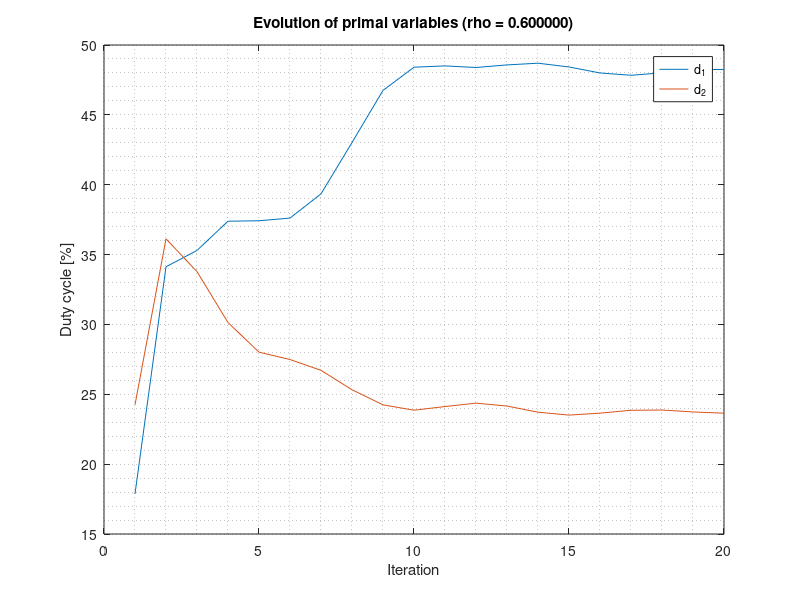

This figure's MATLAB source:
close all, clear all; clc; format shortg;

% SYSTEM / COST FUNCTION 
k11 = 2; k12 = 1; k21 = 1; k22 = 2;
L1 = 150; o1 = 30; L2 = 80; o2 = 0;
K = [k11, k12 ; k21 , k22];
L = [L1;L2]; o = [o1;o2];

c1 = 1; c2 = 1; q1 = 1; q2 = 1;
c = [c1 c2]; Q = [q1 0; 0 q2];
%% %%%%%%%%%%%%%%%%%%%%%%%%%%%%%%%%%%%%%%%%%%%%%%%%%%%%%%
% ----------------------------------------------------- %
%                 SOLVE WITH CONSENSUS
% ----------------------------------------------------- %
%%%%%%%%%%%%%%%%%%%%%%%%%%%%%%%%%%%%%%%%%%%%%%%%%%%%%%%%%
rho = 0.6;     
% ----------------------------------------------------- %
%node 1 initialization
d1 = [0;0];             % d[N_ELEMENTS]
d1_av = [0;0];          % d_av[N_ELEMENTS]
d2_copy = [0;0];        % d_copies[N_ELEMENTS][N_ELEMENTS]
y1 = [0;0];             
k1 = [k11;k12];         % unused
% ----------------------------------------------------- %
%node 2 initialization
d2 = [0;0];
d2_av = [0;0];
d1_copy = [0;0];
y2 = [0;0];
k2 = [k21;k22]; 
% ----------------------------------------------------- %

%iterations
iterations = 20;
for i=1:iterations,
  % node 1
   d11_best = -1; % d_best
   d12_best = -1; % d_best
   min_best_1(i) = 100000; %big number // min_best
   sol_unconstrained = 1;
   sol_boundary_linear = 1;
   sol_boundary_0 = 1;
   sol_boundary_100 = 1;
   sol_linear_0 = 1;
   sol_linear_100 = 1;
   z11 = -c1 - y1(1) + rho*d1_av(1);
   z12 = -y1(2) + rho*d1_av(2);
   u1 = o1-L1;
   u2 = 0;
   u3 = 100;
   p11 = 1/(rho+q1);
   p12 = 1/rho;
   n = k11*k11*p11 + k12*k12*p12;
   w1 = -k11*p11*z11-k12*z12*p12;
   w2 = -z11*p11;
   w3 = z11*p11;
   
   %% %%%%%%%%%%%%%%%%%%%%%%%%%%%%%%%%%%%%%%%%%%%%%%%%%%%%%%
   %            compute unconstrained minimum
   %%%%%%%%%%%%%%%%%%%%%%%%%%%%%%%%%%%%%%%%%%%%%%%%%%%%%%%%%
   d11u = p11*z11;
   d12u = p12*z12;
   buffer1_u(1,i) = d11u;
   buffer1_u(2,i) = d12u;
   %check feasibility of unconstrained minimum using local constraints
   if (d11u < 0), sol_unconstrained = 0; end;
   if (d11u > 100), sol_unconstrained = 0; end;
   if (k11*d11u + k12*d12u < L1-o1), sol_unconstrained = 0; end;
   % compute function value and if best store new optimum
   buffer1_u(3,i) = 0.5*q1*d11u^2 + c1*d11u + y1(1)*(d11u-d1_av(1)) + ...
           y1(2)*(d12u-d1_av(2)) + rho/2*(d11u-d1_av(1))^2 + rho/2*(d12u-d1_av(2))^2;
   if sol_unconstrained, 
       min_unconstrained = 0.5*q1*d11u^2 + c1*d11u + y1(1)*(d11u-d1_av(1)) + ...
           y1(2)*(d12u-d1_av(2)) + rho/2*(d11u-d1_av(1))^2 + rho/2*(d12u-d1_av(2))^2;
       if min_unconstrained < min_best_1(i),
           d11_best = d11u;
           d12_best = d12u;
           min_best_1(i) = min_unconstrained;
       end;
   end;
  
   %% %%%%%%%%%%%%%%%%%%%%%%%%%%%%%%%%%%%%%%%%%%%%%%%%%%%%%%
   %    compute minimum constrained to linear boundary   
   %%%%%%%%%%%%%%%%%%%%%%%%%%%%%%%%%%%%%%%%%%%%%%%%%%%%%%%%%
   d11bl = p11*z11+p11*k11/n*(w1-u1);
   d12bl = p12*z12+p12*k12/n*(w1-u1);  
   buffer1_l(1,i) = d11bl;
   buffer1_l(2,i) = d12bl;
   %check feasibility of minimum constrained to linear boundary
   if (d11bl < 0), sol_boundary_linear = 0; end;
   if (d11bl > 100), sol_boundary_linear = 0; end;
   % compute function value and if best store new optimum
   buffer1_l(3,i) = 0.5*q1*d11bl^2 + c1*d11bl + y1(1)*(d11bl-d1_av(1)) + ...
           y1(2)*(d12bl-d1_av(2)) + rho/2*(d11bl-d1_av(1))^2 + rho/2*(d12bl-d1_av(2))^2;
   if sol_boundary_linear, 
        min_boundary_linear = 0.5*q1*d11bl^2 + c1*d11bl + y1(1)*(d11bl-d1_av(1)) + ...
           y1(2)*(d12bl-d1_av(2)) + rho/2*(d11bl-d1_av(1))^2 + rho/2*(d12bl-d1_av(2))^2;
       if min_boundary_linear < min_best_1(i),
           d11_best = d11bl;
           d12_best = d12bl;
           min_best_1(i) = min_boundary_linear;
       end;
   end;
   
   %% %%%%%%%%%%%%%%%%%%%%%%%%%%%%%%%%%%%%%%%%%%%%%%%%%%%%%%
   %compute minimum constrained to 0 boundary
   %%%%%%%%%%%%%%%%%%%%%%%%%%%%%%%%%%%%%%%%%%%%%%%%%%%%%%%%%
   d11b0 = 0;
   d12b0 = p12*z12;
   buffer1_b0(1,i) = d11b0;
   buffer1_b0(2,i) = d12b0;
   %check feasibility of minimum constrained to 0 boundary
   if (d11b0 > 100), sol_boundary_0 = 0; end;
   if (k11*d11b0 + k12*d12b0 < L1-o1), sol_boundary_0 = 0; end;
   % compute function value and if best store new optimum
   buffer1_b0(3,i) = 0.5*q1*d11b0^2 + c1*d11b0 + y1(1)*(d11b0-d1_av(1)) + ...
           y1(2)*(d12b0-d1_av(2)) + rho/2*(d11b0-d1_av(1))^2 + rho/2*(d12b0-d1_av(2))^2;
   if sol_boundary_0, 
        min_boundary_0 = 0.5*q1*d11b0^2 + c1*d11b0 + y1(1)*(d11b0-d1_av(1)) + ...
           y1(2)*(d12b0-d1_av(2)) + rho/2*(d11b0-d1_av(1))^2 + rho/2*(d12b0-d1_av(2))^2;
       if min_boundary_0 < min_best_1(i),
           d11_best = d11b0;
           d12_best = d12b0;
           min_best_1(i) = min_boundary_0;
       end;
   end;
   
   %% %%%%%%%%%%%%%%%%%%%%%%%%%%%%%%%%%%%%%%%%%%%%%%%%%%%%%%
   %    compute minimum constrained to 100 boundary
   %%%%%%%%%%%%%%%%%%%%%%%%%%%%%%%%%%%%%%%%%%%%%%%%%%%%%%%%%
   d11b100 = 100;
   d12b100 = p12*z12;
   buffer1_b100(1,i) = d11b100;
   buffer1_b100(2,i) = d12b100;
   %check feasibility of minimum constrained to 100 boundary
   if (d11b0 < 0), sol_boundary_100 = 0; end;
   if (k11*d11b100 + k12*d12b100 < L1-o1), sol_boundary_100 = 0; end;
   % compute function value and if best store new optimum
       buffer1_b100(3,i) = 0.5*q1*d11b100^2 + c1*d11b100 + y1(1)*(d11b100-d1_av(1)) + ...
           y1(2)*(d12b100-d1_av(2)) + rho/2*(d11b100-d1_av(1))^2 + rho/2*(d12b100-d1_av(2))^2;
   if sol_boundary_100, 
        min_boundary_100 = 0.5*q1*d11b100^2 + c1*d11b100 + y1(1)*(d11b100-d1_av(1)) + ...
           y1(2)*(d12b100-d1_av(2)) + rho/2*(d11b100-d1_av(1))^2 + rho/2*(d12b100-d1_av(2))^2;
       if min_boundary_100 < min_best_1(i),
           d11_best = d11b100;
           d12_best = d12b100;
           min_best_1(i) = min_boundary_100;
       end;
   end;
   
   %% %%%%%%%%%%%%%%%%%%%%%%%%%%%%%%%%%%%%%%%%%%%%%%%%%%%%%%
   % compute minimum constrained to linear and zero boundary
   %%%%%%%%%%%%%%%%%%%%%%%%%%%%%%%%%%%%%%%%%%%%%%%%%%%%%%%%%
   common = (rho+q1)/((rho+q1)*n-k11*k11);
   det1 = common;
   det2 = -k11*common;
   det3 = det2;
   det4 = n*(rho+q1)*common;
   x1 = det1*w1 + det2*w2;
   x2 = det3*w1 + det4*w2;
   v1 = det1*u1 + det2*u2; %u2 = 0 so this can be simplified
   v2 = det3*u1 + det4*u2; %u2 = 0 so this can be simplified
   d11l0 = z11/(rho+q1) + p11*k11*(x1-v1) + p11*(x2-v2);
   d12l0 = z12/rho      + p12*k12*(x1-v1);
   buffer1_l0(1,i) = d11l0;
   buffer1_l0(2,i) = d12l0;
      %check feasibility
   if (d11l0 > 100), sol_linear_0 = 0; end;
   % compute function value and if best store new optimum
   buffer1_l0(3,i) = 0.5*q1*d11l0^2 + c1*d11l0 + y1(1)*(d11l0-d1_av(1)) + ...
           y1(2)*(d12l0-d1_av(2)) + rho/2*(d11l0-d1_av(1))^2 + rho/2*(d12l0-d1_av(2))^2;
   if sol_linear_0, 
        min_linear_0 = 0.5*q1*d11l0^2 + c1*d11l0 + y1(1)*(d11l0-d1_av(1)) + ...
           y1(2)*(d12l0-d1_av(2)) + rho/2*(d11l0-d1_av(1))^2 + rho/2*(d12l0-d1_av(2))^2;
       if min_linear_0 < min_best_1(i),
           d11_best = d11l0;
           d12_best = d12l0;
           min_best_1(i) = min_linear_0;
       end;
   end;
   
   %% %%%%%%%%%%%%%%%%%%%%%%%%%%%%%%%%%%%%%%%%%%%%%%%%%%%%%%
   % compute minimum constrained to linear and 100 boundary
   %%%%%%%%%%%%%%%%%%%%%%%%%%%%%%%%%%%%%%%%%%%%%%%%%%%%%%%%%
   common = (rho+q1)/((rho+q1)*n-k11*k11);
   det1 = common;
   det2 = k11*common;
   det3 = det2;
   det4 = n*(rho+q1)*common;
   x1 = det1*w1 + det2*w3;
   x2 = det3*w1 + det4*w3;
   v1 = det1*u1 + det2*u3; 
   v2 = det3*u1 + det4*u3; 
   d11l100 = p11*z11+p11*k11*(x1-v1)-p11*(x2-v2);
   d12l100 = p12*z12+p12*k12*(x1-v1);
   buffer1_l100(1,i) = d11l100;
   buffer1_l100(2,i) = d12l100;
   %check feasibility
   if (d11l100 < 0), sol_linear_100 = 0; end;
   % compute function value and if best store new optimum
   buffer1_l100(3,i) = 0.5*q1*d11l100^2 + c1*d11l100 + y1(1)*(d11l100-d1_av(1)) + ...
           y1(2)*(d12l100-d1_av(2)) + rho/2*(d11l100-d1_av(1))^2 + rho/2*(d12l100-d1_av(2))^2;         
   if sol_linear_100, 
        min_linear_100 = 0.5*q1*d11l100^2 + c1*d11l100 + y1(1)*(d11l100-d1_av(1)) + ...
           y1(2)*(d12l100-d1_av(2)) + rho/2*(d11l100-d1_av(1))^2 + rho/2*(d12l100-d1_av(2))^2;
       if min_linear_100 < min_best_1(i),
           d11_best = d11u;
           d12_best = d12u;
           min_best_1_(i) = min_linear_100;
       end;
    end;
    
   %% %%%%%%%%%%%%%%%%%%%%%%%%%%%%%%%%%%%%%%%%%%%%%%%%%%%%%%%%%
   %store data and save for next cycle
   %%%%%%%%%%%%%%%%%%%%%%%%%%%%%%%%%%%%%%%%%%%%%%%%%%%%%%%%%
   best_d11(i) = d11_best;
   best_d12(i) = d12_best;
   d1 = [d11_best;d12_best];
   buffer_d1(:,i) = d1;
   %compute average with available knowledge
   d1_av = (d1+d2_copy)/2;
   buffer_d1_av(:,i) = d1_av;
   %update local lagrangian
   y1 = y1 + rho*(d1-d1_av);
   buffer_y1(:,i) = y1;


% ----------------------------------------------------------------------- %

  % node 2 
  d21_best = -1;
   d22_best = -1;
   min_best_2(i) = 100000; %big number
   sol_unconstrained = 1;
   sol_boundary_linear = 1;
   sol_boundary_0 = 1;
   sol_boundary_100 = 1;
   sol_linear_0 = 1;
   sol_linear_100 = 1;
   z22 = -c2 - y2(2) + rho*d2_av(2);
   z21 = -y2(1) + rho*d2_av(1);
   u1 = o2-L2;
   u2 = 0;
   u3 = 100;
   p22 = 1/(rho+q2);
   p21 = 1/rho;
   n = k22*k22*p22 + k21*k21*p21;
   w1 = -k22*p22*z22-k21*z21*p21;
   w2 = -z22*p22;
   w3 = z22*p22;
   %compute unconstrained minimum
   d21u = p21*z21;
   d22u = p22*z22;
   buffer2_u(1,i) = d21u;
   buffer2_u(2,i) = d22u;
   %check feasibility of unconstrained minimum using local constraints
   if (d22u < 0), sol_unconstrained = 0; end;
   if (d22u > 100), sol_unconstrained = 0; end;
   if (k21*d21u + k22*d22u < L2-o2), sol_unconstrained = 0; end;
   % compute function value and if best store new optimum
   buffer2_u(3,i) = 0.5*q2*d22u^2 + c2*d22u + y2(1)*(d21u-d2_av(1)) + ...
           y2(2)*(d22u-d2_av(2)) + rho/2*(d21u-d2_av(1))^2 + rho/2*(d22u-d2_av(2))^2;
   if sol_unconstrained, 
        min_unconstrained = 0.5*q2*d22u^2 + c2*d22u + y2(1)*(d21u-d2_av(1)) + ...
           y2(2)*(d22u-d2_av(2)) + rho/2*(d21u-d2_av(1))^2 + rho/2*(d22u-d2_av(2))^2;
       if min_unconstrained < min_best_2(i),
           d21_best = d21u;
           d22_best = d22u;
           min_best_2(i) = min_unconstrained;
       end;
   end;
   %compute minimum constrained to linear boundary   
   d21bl = p21*z21+p21*k21/n*(w1-u1);
   d22bl = p22*z22+p22*k22/n*(w1-u1);
   buffer2_l(1,i) = d21bl;
   buffer2_l(2,i) = d22bl;   
   %check feasibility of minimum constrained to linear boundary
   if (d22bl < 0), sol_boundary_linear = 0; end;
   if (d22bl > 100), sol_boundary_linear = 0; end;
   % compute function value and if best store new optimum
   buffer2_l(3,i) = 0.5*q2*d22bl^2 + c2*d22bl + y2(1)*(d21bl-d2_av(1)) + ...
           y2(2)*(d22bl-d2_av(2)) + rho/2*(d21bl-d2_av(1))^2 + rho/2*(d22bl-d2_av(2))^2;
   if sol_boundary_linear, 
        min_boundary_linear = 0.5*q2*d22bl^2 + c2*d22bl + y2(1)*(d21bl-d2_av(1)) + ...
           y2(2)*(d22bl-d2_av(2)) + rho/2*(d21bl-d2_av(1))^2 + rho/2*(d22bl-d2_av(2))^2;
       if min_boundary_linear < min_best_2(i),
           d21_best = d21bl;
           d22_best = d22bl;
           min_best_2(i) = min_boundary_linear;
       end;
   end;
   %compute minimum constrained to 0 boundary
   d22b0 = 0;
   d21b0 = p21*z21;
   buffer2_b0(1,i) = d21b0;
   buffer2_b0(2,i) = d22b0;   
     %check feasibility of minimum constrained to 0 boundary
   if (k21*d21b0 + k22*d22b0 < L2-o2), sol_boundary_0 = 0; end;
   if (d22b0 > 100), sol_boundary_0 = 0; end;
   % compute function value and if best store new optimum
    buffer2_b0(3,i) = 0.5*q2*d22b0^2 + c2*d22b0 + y2(1)*(d21b0-d2_av(1)) + ...
           y2(2)*(d22b0-d2_av(2)) + rho/2*(d21b0-d2_av(1))^2 + rho/2*(d22b0-d2_av(2))^2;
   if sol_boundary_0, 
        min_boundary_0 = 0.5*q2*d22b0^2 + c2*d22b0 + y2(1)*(d21b0-d2_av(1)) + ...
           y2(2)*(d22b0-d2_av(2)) + rho/2*(d21b0-d2_av(1))^2 + rho/2*(d22b0-d2_av(2))^2;
       if min_boundary_0 < min_best_2(i),
           d21_best = d21b0;
           d22_best = d22b0;
           min_best_2(i) = min_boundary_0;
       end;
   end;
   %compute minimum constrained to 100 boundary
   d22b100 = 100;
   d21b100 = p21*z21;
   buffer2_b100(1,i) = d21b100;
   buffer2_b100(2,i) = d22b100;   
   %check feasibility of minimum constrained to 100 boundary
   if (k21*d21b100 + k22*d22b100 < L2-o2), sol_boundary_100 = 0; end;
   if (d22b100 < 0), sol_boundary_100 = 0; end;
   % compute function value and if best store new optimum
   buffer2_b100(3,i) = 0.5*q2*d22b100^2 + c2*d22b100 + y2(1)*(d21b100-d2_av(1)) + ...
           y2(2)*(d22b100-d2_av(2)) + rho/2*(d21b100-d2_av(1))^2 + rho/2*(d22b100-d2_av(2))^2;
   if sol_boundary_100, 
        min_boundary_100 = 0.5*q2*d22b100^2 + c2*d22b100 + y2(1)*(d21b100-d2_av(1)) + ...
           y2(2)*(d22b100-d2_av(2)) + rho/2*(d21b100-d2_av(1))^2 + rho/2*(d22b100-d2_av(2))^2;
       if min_boundary_100 < min_best_2(i),
           d21_best = d21b100;
           d22_best = d22b100;
           min_best_2(i) = min_boundary_100;
       end;
   end;
   % compute minimum constrained to linear and zero boundary
   common = (rho+q2)/((rho+q2)*n-k22*k22);
   det1 = common;
   det2 = -k22*common;
   det3 = det2;
   det4 = n*(rho+q2)*common;
   x1 = det1*w1 + det2*w2;
   x2 = det3*w1 + det4*w2;
   v1 = det1*u1 + det2*u2; %u2 = 0 so this can be simplified
   v2 = det3*u1 + det4*u2; %u2 = 0 so this can be simplified
   d22l0 = p22*z22+p22*k22*(x1-v1)+p22*(x2-v2);
   d21l0 = p21*z21+p21*k21*(x1-v1);
   buffer2_l0(1,i) = d21l0;
   buffer2_l0(2,i) = d22l0;    
   %check feasibility
   if(d22l0 > 100), sol_linear_0 = 0; end;
   % compute function value and if best store new optimum
   buffer2_l0(3,i) = 0.5*q2*d22l0^2 + c2*d22l0 + y2(1)*(d21l0-d2_av(1)) + ...
           y2(2)*(d22l0-d2_av(2)) + rho/2*(d21l0-d2_av(1))^2 + rho/2*(d22l0-d2_av(2))^2;
   if sol_linear_0, 
        min_linear_0 = 0.5*q2*d22l0^2 + c2*d22l0 + y2(1)*(d21l0-d2_av(1)) + ...
           y2(2)*(d22l0-d2_av(2)) + rho/2*(d21l0-d2_av(1))^2 + rho/2*(d22l0-d2_av(2))^2;
       if min_linear_0 < min_best_2(i),
           d21_best = d21l0;
           d22_best = d22l0;
           min_best_2(i) = min_linear_0;
       end;
   end;
   % compute minimum constrained to linear and 100 boundary
   common = (rho+q2)/((rho+q2)*n-k22*k22);
   det1 = common;
   det2 = k22*common;
   det3 = det2;
   det4 = n*(rho+q2)*common;
   x1 = det1*w1 + det2*w3;
   x2 = det3*w1 + det4*w3;
   v1 = det1*u1 + det2*u3; 
   v2 = det3*u1 + det4*u3; 
   d22l100 = p22*z22+p22*k22*(x1-v1)-p22*(x2-v2);
   d21l100 = p21*z21+p21*k21*(x1-v1);
   buffer2_l100(1,i) = d21l100;
   buffer2_l100(2,i) = d22l100;    
   %check feasibility
   if (d22l100 < 0), sol_linear_100 = 0; end;
   %now must choose the minimum among the feasible solutions
   % compute function value and if best store new optimum
   buffer2_l100(3,i) = 0.5*q2*d22l100^2 + c2*d22l100 + y2(1)*(d21l100-d2_av(1)) + ...
           y2(2)*(d22l100-d2_av(2)) + rho/2*(d21l100-d2_av(1))^2 + rho/2*(d22l100-d2_av(2))^2;
   if sol_linear_100, 
        min_linear_100 = 0.5*q2*d22l100^2 + c2*d22l100 + y2(1)*(d21l100-d2_av(1)) + ...
           y2(2)*(d22l100-d2_av(2)) + rho/2*(d21l100-d2_av(1))^2 + rho/2*(d22l100-d2_av(2))^2;
       if min_linear_100 < min_best_2(i),
           d21_best = d21u;
           d22_best = d22u;
           min_best_2(i) = min_linear100;
       end;
   end;
   

   %store data and save for next cycle
   best_d21(i) = d21_best;
   best_d22(i) = d22_best;
   d2 = [d21_best;d22_best];
   buffer_d2(:,i) = d2;
   %DEBUG: check with matlab quadprog
%    Q = [rho, 0; 0 rho+q2];
%    c = [y2(1)-rho*d2_av(1),c2+y2(2)-rho*d2_av(2)];
%    A = [-k21 -k22;0 -1; 0 1];
%    b = [o2-L2, 0, 100];
%    d2_ = quadprog(Q,c,A,b,[],[],[],[]);
   
   % Compute average with available data
   d2_av = (d1_copy+d2)/2;
   buffer_d2_av(:,i) = d2_av;
   % Update local lagrangian
   y2 = y2 + rho*(d2-d2_av);
   buffer_y2(:,i) = y2;
   
   % send node 1 solution to neighboors
   d1_copy = d1;
   % send solution to neighbors
   d2_copy = d2;
   
   d_copies = [d1_copy'; d2_copy']
   
   %save data for plots
   av1(i) = d1_av(1);
   av2(i) = d1_av(2); 
end;

%% Print buffers

% disp('-----------------------------------------------------------');
% 
% buffer1_u
% buffer1_l
% buffer1_b0
% buffer1_b100
% buffer1_l0
% buffer1_l100
% 
% buffer_d1
% buffer_d1_av
% buffer_y1
% 
% disp('-----------------------------------------------------------');
% 
% buffer2_u
% buffer2_l
% buffer2_b0
% buffer2_b100
% buffer2_l0
% buffer2_l100
% 
% buffer_d2
% buffer_d2_av
% buffer_y2


% SOLVE WITH MATLAB QUADPROG
A = -K; b = [o1-L1; o2-L2];
lb = [0;0]; ub = [100;100];
% disp('Matlab solutions')
d = quadprog(Q,c,A,b,[],[],lb,ub);
l = K*d+o;

% disp('Consensus Solutions')
% d_ = d2_av
% l_ = K*d_+o

% % PLOTS
figure(10);
plot(1:iterations, av1, 1:iterations, av2);
grid minor;
legend('d_1','d_2');
title(sprintf('Evolution of primal variables (rho = %f)', rho));
xlabel('Iteration');
ylabel('Duty cycle [%]')
set(gcf, 'Position', get(0, 'Screensize'));
% figure(15);
% t = 0:100;
% constr1 = (L1-o1)/k12-(k11/k12)*t;
% constr2 = (L2-o2)/k22-(k21/k22)*t;
% [x,y]=meshgrid(t,t);
% hold on;
% z = c1*x+c2*y+q1*x.^2+q2*y.^2;
% contour(x,y,z);
% plot(t,constr1,t,constr2,'LineWidth',2);
% plot(t,zeros(size(t)),'k','LineWidth',2);
% plot(zeros(size(t)),t,'k','LineWidth',2);
% plot(t,100*ones(size(t)),'k','LineWidth',2);
% plot(100*ones(size(t)),t,'k','LineWidth',2);
% plot(av1,av2,'--','LineWidth',2);
% plot(av1,av2,'bo');
% title('trajectory');
% xlabel('d_1');
% ylabel('d_2');
% plot(d(1),d(2),'r*')
% axis([-10,110,-10,110]);
% hold off;
